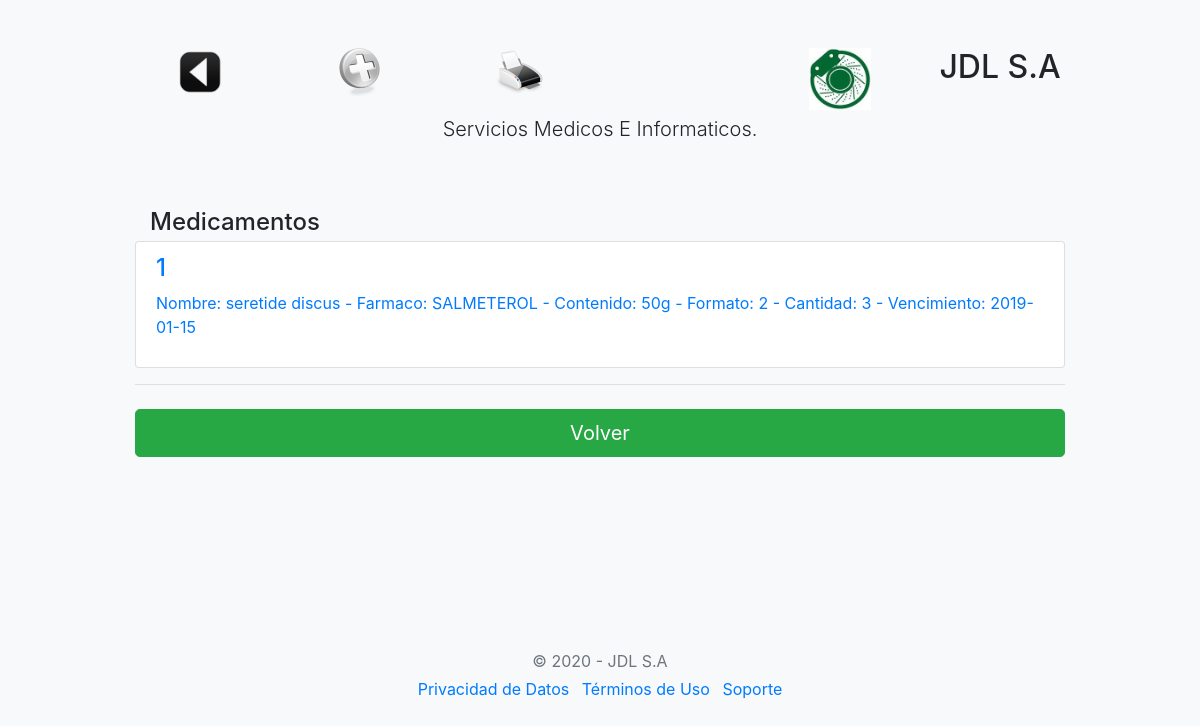
/medicamentos/index.php, run on an earlier commit of the app's database.
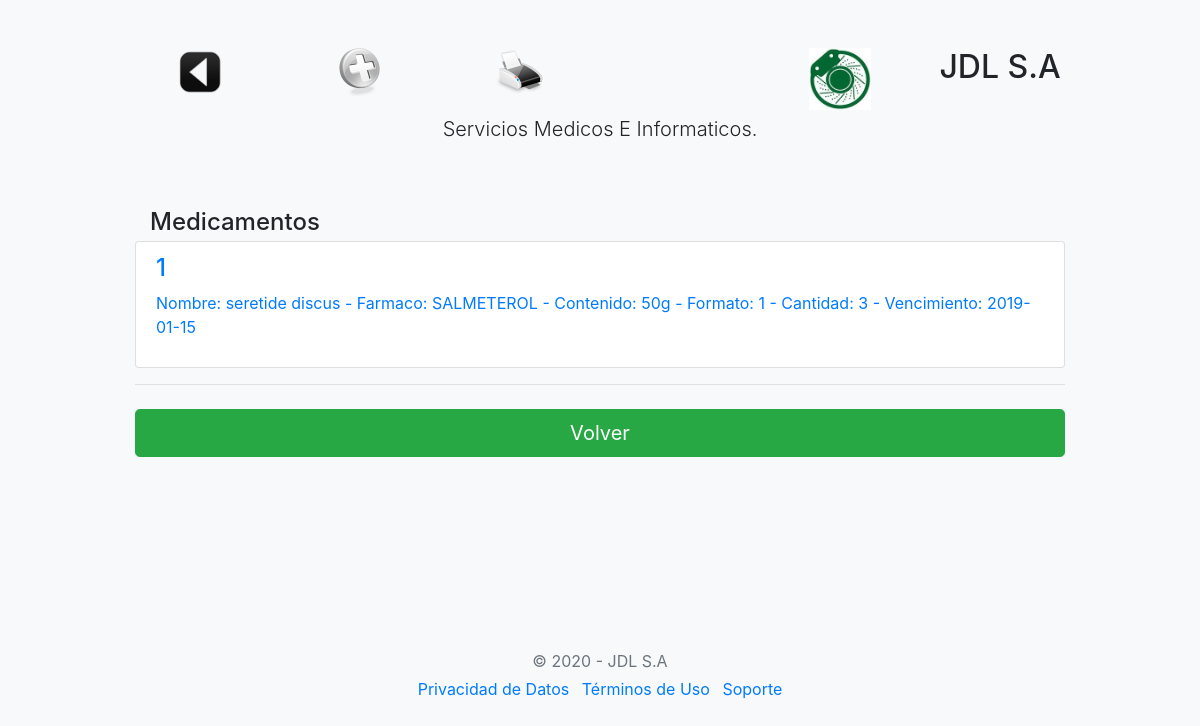
And on a later commit of the database.
### tables this page shows
CREATE TABLE `medicamentos` (
  `id_medicamento` int(8) NOT NULL,
  `nombre_medicamento` varchar(50) DEFAULT NULL,
  `farmaco_medicamento` varchar(50) DEFAULT NULL,
  `contenido_medicamento` varchar(30) DEFAULT NULL,
  `formato_medicamento` varchar(50) DEFAULT NULL,
  `cantidad_medicamento` int(8) DEFAULT NULL,
  `vencimiento_medicamento` date DEFAULT NULL
);

### medicamentos/index.php (the view, shortened to what this page needs)
<!doctype html>
<html>
  <head>
	<link rel="stylesheet" href="https://stackpath.bootstrapcdn.com/bootstrap/4.5.0/css/bootstrap.min.css">
    <link href="form-validation.css" rel="stylesheet">
  </head>
  <body class="bg-light">
    <div class="container">
  <div class="py-5 text-center">
  <div class="row">
    <div class="col-sm-2"><h2>
		<img border="0" src="../img/atras.png" width="48" height="48" title="Volver al menú"
		onclick=location.href='../panel/'; onKeyPress=location.href='../panel/'; style='cursor:pointer';/>
	</h2>
	</div>
    <div class="col-sm-2"><h2>
		<img border="0" src="../img/nuevo.png" width="48" height="48" title="Ingresar Medicamento"
		onclick=location.href='medicamentos.php'; onKeyPress=location.href='medicamentos.php';
		style='cursor:pointer';>
	</h2></div>
	<div class="col-sm-2"><h2>
		<img border="0" src="../img/imprimir.png" width="48" height="48" title="Impresión"
		onclick=location.href='listado.php'; onKeyPress=location.href='listado.php';
		style='cursor:pointer';>
	</h2></div>
    <div class="col-sm-2"><h2></h2></div>
  <div class="col-sm-2"><img class="d-block mx-auto mb-1" src="../img/disc.jpg" alt="" width="62" height="62"></div>
  <div class="col-sm-2"><h2>JDL S.A</h2></div>
</div>
    <p class="lead">Servicios Medicos E Informaticos.</p>
  </div>
    <div class="col-md-12 order-md-1">
      <h4 class="mb-1">Medicamentos</h4>
	</div>
<?php
   require "../conexion.php";
    $sql = "SELECT * from medicamentos order by id_medicamento";
	$query = $mysqli->query($sql);
	while($resultado = $query->fetch_assoc()) {
        $medicamentos[] = $resultado;
    }
?>
        <div class="list-group">
			<?php
				$long = count($medicamentos);
				for($i=0; $i< $long; $i++){
				?>
		<div class="list-group">
    <a 	<?php echo "href=modifica.php?id_medicamento=".$medicamentos[$i]['id_medicamento'];?>
						 class="list-group-item">
				<h4 class="list-group-item-heading"> <?php echo $medicamentos[$i]['id_medicamento'] ."";?> </h4>
        <p class="list-group-item-text"><?php 	echo "Nombre: " . $medicamentos[$i]['nombre_medicamento'] ." - Farmaco: ";
                            echo $medicamentos[$i]['farmaco_medicamento'] ." - Contenido: ";
                            echo $medicamentos[$i]['contenido_medicamento'] ." - Formato: ";
                            echo $medicamentos[$i]['formato_medicamento'] ." - Cantidad: ";
                            echo $medicamentos[$i]['cantidad_medicamento'] ." - Vencimiento: ";
                            echo $medicamentos[$i]['vencimiento_medicamento'] ."";
														?></p>
				</a>
    	</div>
	<?php  } ?>
		</div>
        <a href="../panel/">	 <hr class="mb-4">
        <button class="btn btn-success btn-lg btn-block" type="submit">Volver</button>
  <footer class="my-5 pt-5 text-muted text-center text-small"></a>
    </div>
  <footer class="my-5 pt-5 text-muted text-center text-small">
    <p class="mb-1">&copy; 2020 - JDL S.A</p>
   <ul class="list-inline">
      <li class="list-inline-item"><a href="#">Privacidad de Datos</a></li>
      <li class="list-inline-item"><a href="#">Términos de Uso</a></li>
      <li class="list-inline-item"><a href="#">Soporte</a></li>
    </ul>
  </footer>
</body>
</html>

What changed in the data, as far as the page shows it:
changed medicamentos "seretide discus": formato_medicamento "2" → "1"
